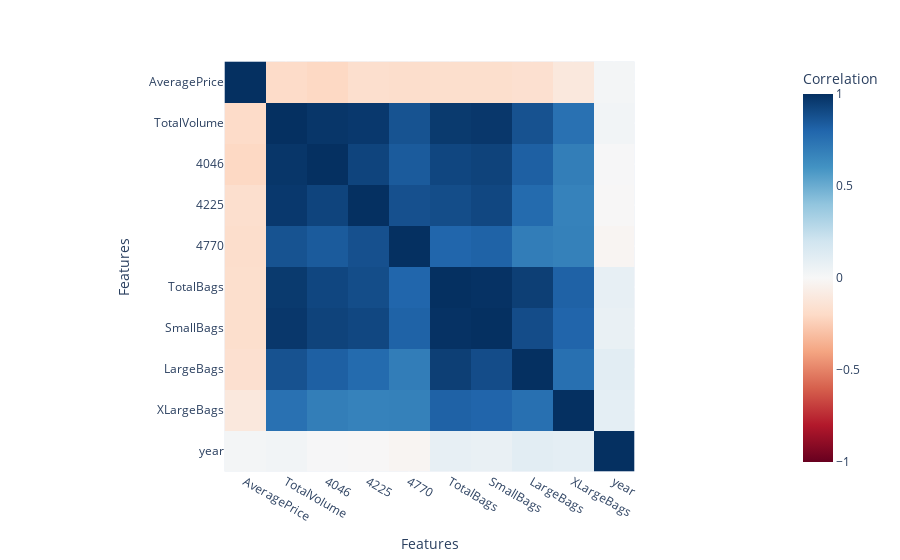

The notebook cell saved with this chart:
### Code cell
import plotly.express as px
import plotly.graph_objects as go

fig = px.imshow(numeric_df.corr(),
                labels=dict(x="Features", y="Features", color="Correlation"),
                x=numeric_df.corr().columns,
                y=numeric_df.corr().columns,
                color_continuous_scale='RdBu',
                zmin=-1,
                zmax=1)
fig

### Figure 1 — Plotly figure (JSON) as saved in the notebook; plotly's stock layout.template omitted (floating-point values rounded to 4 significant figures)
{"data": [{"coloraxis": "coloraxis", "hovertemplate": "Features: %{x}<br>Features: %{y}<br>Correlation: %{z}<extra></extra>", "name": "0", "type": "heatmap", "x": ["AveragePrice", "TotalVolume", "4046", "4225", "4770", "TotalBags", "SmallBags", "LargeBags", "XLargeBags", "year"], "xaxis": "x", "y": ["AveragePrice", "TotalVolume", "4046", "4225", "4770", "TotalBags", "SmallBags", "LargeBags", "XLargeBags", "year"], "yaxis": "y", "z": [[1.0, -0.1898, -0.2074, -0.1692, -0.1775, -0.1737, -0.1742, -0.1622, -0.1101, 0.02203], [-0.1898, 1.0, 0.9778, 0.9686, 0.8722, 0.9644, 0.9734, 0.8741, 0.7517, 0.02957], [-0.2074, 0.9778, 1.0, 0.9256, 0.8425, 0.9181, 0.9312, 0.8231, 0.6926, 0.007619], [-0.1692, 0.9686, 0.9256, 1.0, 0.8802, 0.894, 0.9142, 0.7796, 0.6736, -0.004632], [-0.1775, 0.8722, 0.8425, 0.8802, 1.0, 0.8012, 0.8125, 0.6994, 0.6817, -0.01914], [-0.1737, 0.9644, 0.9181, 0.894, 0.8012, 1.0, 0.9911, 0.9458, 0.8166, 0.08601], [-0.1742, 0.9734, 0.9312, 0.9142, 0.8125, 0.9911, 1.0, 0.8945, 0.8021, 0.07334], [-0.1622, 0.8741, 0.8231, 0.7796, 0.6994, 0.9458, 0.8945, 1.0, 0.7563, 0.1093], [-0.1101, 0.7517, 0.6926, 0.6736, 0.6817, 0.8166, 0.8021, 0.7563, 1.0, 0.09824], [0.02203, 0.02957, 0.007619, -0.004632, -0.01914, 0.08601, 0.07334, 0.1093, 0.09824, 1.0]]}], "layout": {"coloraxis": {"cmax": 1, "cmin": -1, "colorbar": {"title": {"text": "Correlation"}}, "colorscale": [[0, "rgb(103,0,31)"], [0.1, "rgb(178,24,43)"], [0.2, "rgb(214,96,77)"], [0.3, "rgb(244,165,130)"], [0.4, "rgb(253,219,199)"], [0.5, "rgb(247,247,247)"], [0.6, "rgb(209,229,240)"], [0.7, "rgb(146,197,222)"], [0.8, "rgb(67,147,195)"], [0.9, "rgb(33,102,172)"], [1, "rgb(5,48,97)"]]}, "margin": {"t": 60}, "xaxis": {"anchor": "y", "constrain": "domain", "domain": [0, 1], "scaleanchor": "y", "title": {"text": "Features"}}, "yaxis": {"anchor": "x", "autorange": "reversed", "constrain": "domain", "domain": [0, 1], "title": {"text": "Features"}}}}
